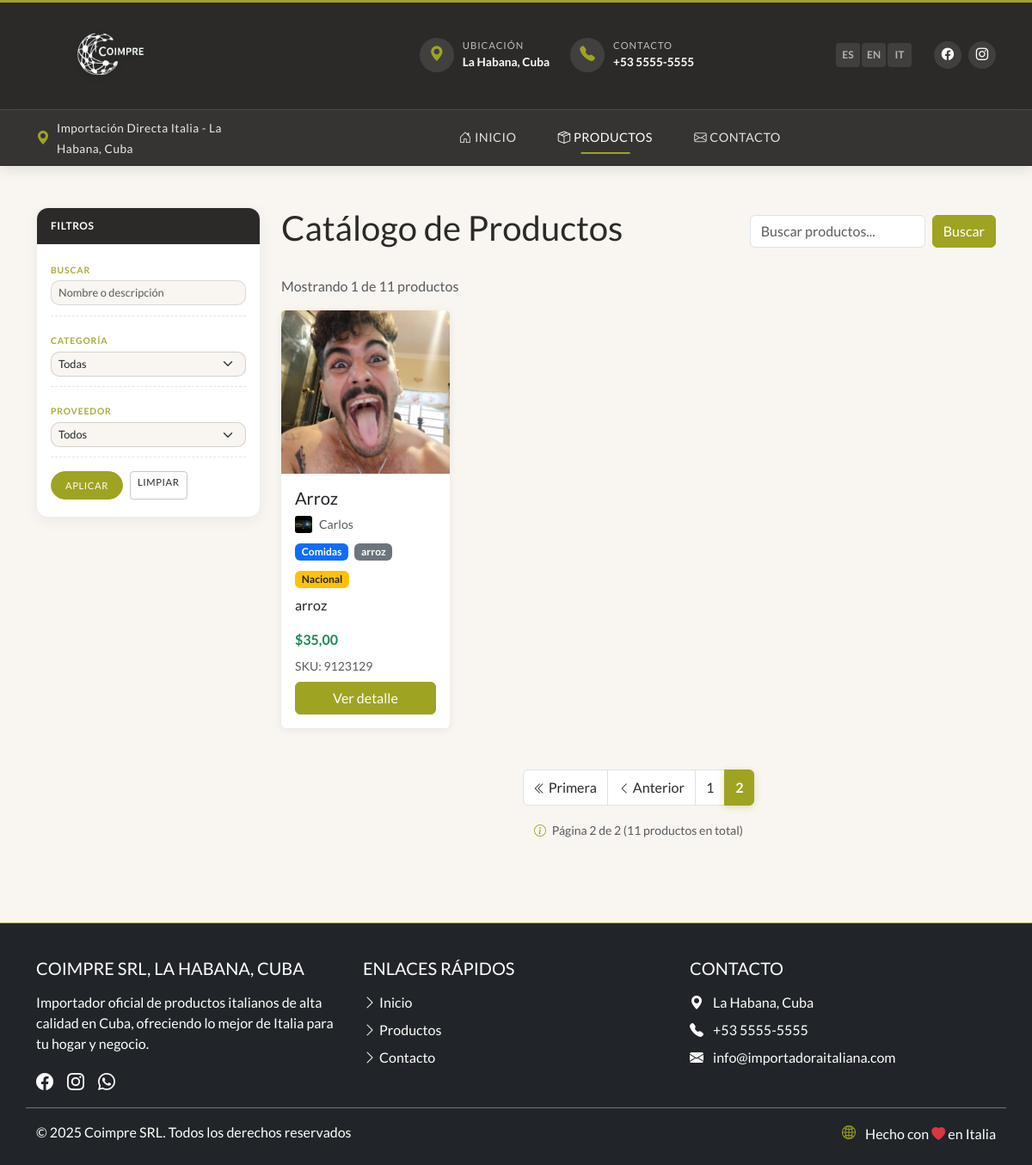
Page /productos/?page=2 on the committed database.
### productos/models.py (models this page shows, shortened)
class Product(models.Model):
    name = models.CharField(max_length=250, verbose_name="Nombre")
    slug = models.SlugField(unique=True, blank=True)
    sku = models.CharField(max_length=50, verbose_name="Código SKU", blank=True)
    proveedor = models.ForeignKey(Proveedor, on_delete=models.SET_NULL, null=True, blank=True, verbose_name="Proveedor")
    category = models.ForeignKey(Category, on_delete=models.SET_NULL, null=True, verbose_name="Categoría")
    subcategory = models.ForeignKey(Subcategory, on_delete=models.SET_NULL, null=True, blank=True, verbose_name="Subcategoría")
    short_description = models.CharField(max_length=500, blank=True, verbose_name="Descripción Corta")
    description = models.TextField(blank=True, verbose_name="Descripción")
    price = models.DecimalField(max_digits=10, decimal_places=2, null=True, blank=True, verbose_name="Precio")
    image = models.ImageField(upload_to='products/', blank=True, null=True, verbose_name="Imagen")
    video = models.FileField(upload_to='videos/', blank=True, null=True, verbose_name="Video del Producto")
    ficha_tecnica = models.FileField(upload_to='fichas_tecnicas/', blank=True, null=True, verbose_name="Ficha Técnica (PDF)")
    origen = models.CharField(max_length=100, blank=True, verbose_name="País de Origen")
    peso = models.DecimalField(max_digits=10, decimal_places=2, null=True, blank=True, verbose_name="Peso (kg)")
    estatus = models.ForeignKey(Estatus, on_delete=models.SET_NULL, null=True, blank=True, verbose_name="Estatus de Procedencia")
    is_active = models.BooleanField(default=True, verbose_name="Activo")
    en_oferta = models.BooleanField(default=False, verbose_name="En Oferta")
    destacado = models.BooleanField(default=False, verbose_name="Producto Destacado")
    created_at = models.DateTimeField(auto_now_add=True, verbose_name="Fecha de Creación")
    updated_at = models.DateTimeField(auto_now=True, verbose_name="Fecha de Actualización")
    def get_status_badges(self):
        badges = []
        if self.en_oferta:
            badges.append({'text': 'EN OFERTA', 'class': 'bg-danger'})
        if self.destacado:
            badges.append({'text': 'DESTACADO', 'class': 'bg-warning text-dark'})
        if not self.is_active:
            badges.append({'text': 'INACTIVO', 'class': 'bg-secondary'})
        return badges
    class Meta:
        verbose_name = "Producto"
        verbose_name_plural = "Productos"
        ordering = ['-destacado', '-en_oferta', '-created_at']  # Destacados y ofertas primero

class Proveedor(models.Model):
    name = models.CharField(max_length=120, verbose_name="Nombre")
    slug = models.SlugField(unique=True, blank=True)
    logo = models.ImageField(upload_to='proveedores/', blank=True, null=True, verbose_name="Logo")
    id_unico = models.CharField(max_length=50, unique=True, verbose_name="ID Único", help_text="Identificador único del proveedor", default="temp_id")
    catalogo = models.FileField(upload_to='catalogos/', blank=True, null=True, verbose_name="Catálogo (PDF)")
    def count_productos(self):
        """Cuenta los productos activos del proveedor"""
        return self.productos_asociados.count()
    count_productos.short_description = "Productos Activos"
    class Meta:
        verbose_name = "Proveedor"
        verbose_name_plural = "Proveedores"

class Category(models.Model):
    name = models.CharField(max_length=120, verbose_name="Nombre")
    slug = models.SlugField(unique=True, blank=True)
    def count_subcategorias(self):
        """Cuenta las subcategorías de la categoría"""
        return self.subcategorias_asociadas.count()
    count_subcategorias.short_description = "Subcategorías"
    class Meta:
        verbose_name = "Categoría"
        verbose_name_plural = "Categorías"

class Subcategory(models.Model):
    name = models.CharField(max_length=120, verbose_name="Nombre")
    slug = models.SlugField(unique=True, blank=True)
    category = models.ForeignKey(Category, on_delete=models.CASCADE, related_name="subcategories", verbose_name="Categoría")
    def count_productos(self):
        """Cuenta los productos activos de la subcategoría"""
        return self.productos_asociados.count()
    count_productos.short_description = "Productos Activos"
    class Meta:
        verbose_name = "Subcategoría"
        verbose_name_plural = "Subcategorías"

class Estatus(models.Model):
    name = models.CharField(max_length=120, verbose_name="Nombre")
    slug = models.SlugField(unique=True, blank=True)
    description = models.TextField(blank=True, verbose_name="Descripción")
    def count_productos(self):
        """Cuenta los productos activos del estatus"""
        return self.productos_asociados.count()
    count_productos.short_description = "Productos Activos"
    class Meta:
        verbose_name = "Estatus de Procedencia"
        verbose_name_plural = "Estatus de Procedencia"

### productos/views.py (the view, shortened to what this page needs)
# urls.py: path('', views.ProductListView.as_view(), name='product_list'),
class ProductListView(ListView):
    model = Product
    template_name = 'productos/product_list.html'
    paginate_by = 10
    def get_queryset(self):
        queryset = Product.objects.filter(is_active=True).select_related('proveedor', 'category', 'subcategory', 'estatus')
        category_slug = self.request.GET.get('category')
        if category_slug:
            queryset = queryset.filter(category__slug=category_slug)
        subcategory_slug = self.request.GET.get('subcategory')
        if subcategory_slug:
            queryset = queryset.filter(subcategory__slug=subcategory_slug)
        proveedor_slug = self.request.GET.get('proveedor')
        if proveedor_slug:
            queryset = queryset.filter(proveedor__slug=proveedor_slug)
        estatus_slug = self.request.GET.get('estatus')
        if estatus_slug:
            queryset = queryset.filter(estatus__slug=estatus_slug)
        destacado = self.request.GET.get('destacado')
        if destacado == 'true':
            queryset = queryset.filter(destacado=True)
        en_oferta = self.request.GET.get('en_oferta')
        if en_oferta == 'true':
            queryset = queryset.filter(en_oferta=True)
        search_term = self.request.GET.get('q')
        return queryset
    def get_context_data(self, **kwargs):
        context = super().get_context_data(**kwargs)
        context['categories'] = Category.objects.all()
        context['proveedores'] = Proveedor.objects.all()
        context['estatus_list'] = Estatus.objects.all()
        category_slug = self.request.GET.get('category')
        if category_slug:
            context['selected_category'] = Category.objects.filter(slug=category_slug).first()
            context['subcategories'] = Subcategory.objects.filter(category__slug=category_slug)
        return context

### productos/templates/productos/product_list.html (shortened to what this page needs)
{% extends "coimpres_cuba/base.html" %}
{% load static %}
{% block content %}
<div class="container py-5">
  <div class="row">
    <aside class="col-lg-3">
      {% include 'productos/partials/filters.html' %}
    </aside>
    <div class="col-lg-9">
      <div class="d-flex justify-content-between align-items-center mb-4">
        <h1>Catálogo de Productos</h1>
        <form action="." method="get" class="d-flex">
            <input type="text" name="q" class="form-control me-2" placeholder="Buscar productos..." value="{{ request.GET.q|default:'' }}">
            <button type="submit" class="btn btn-primary">Buscar</button>
        </form>
      </div>
      <div class="d-flex justify-content-between align-items-center mb-3">
          <p class="mb-0 text-muted">
              {% if object_list %}
                  Mostrando {{ object_list|length }} de {{ paginator.count }} productos
              {% else %}
                  No se encontraron productos
              {% endif %}
          </p>
      </div>
      <div class="row g-2 g-md-3 row-cols-2 row-cols-md-3 row-cols-xl-4">
        {% if object_list %}
          {% for product in object_list %}
          <div class="col product-card-col">
            <div class="card h-100 position-relative product-card-item">
              {% if product.image %}
                <img src="{{ product.image.url }}" class="card-img-top" alt="{{ product.name }}" style="height:190px;object-fit:cover;">
              {% else %}
                <div class="card-img-top bg-light d-flex align-items-center justify-content-center" style="height:190px;">
                  <i class="bi bi-image text-muted" style="font-size:3rem;"></i>
                </div>
              {% endif %}
              <div class="card-body d-flex flex-column">
                <h5 class="card-title">{{ product.name }}</h5>
                {% if product.proveedor %}
                <div class="d-flex align-items-center mb-2">
                  {% if product.proveedor.logo %}
                  <img src="{{ product.proveedor.logo.url }}" alt="{{ product.proveedor.name }}" width="20" height="20" class="me-2" style="border-radius:3px;">
                  {% endif %}
                  <small class="text-muted">{{ product.proveedor.name }}</small>
                </div>
                {% endif %}
                <div class="mb-2">
                  {% if product.category %}<span class="badge bg-primary me-1">{{ product.category.name }}</span>{% endif %}
                  {% if product.subcategory %}<span class="badge bg-secondary">{{ product.subcategory.name }}</span>{% endif %}
                </div>
                {% if product.estatus %}
                <div class="mb-2">
                  <span class="badge bg-warning text-dark">{{ product.estatus.name }}</span>
                </div>
                {% endif %}
                <p class="card-text flex-grow-1">{{ product.short_description|truncatechars:100 }}</p>
                <div class="mt-auto">
                  {% if product.price %}<p class="card-text fw-bold text-success mb-2">${{ product.price }}</p>{% endif %}
                  {% if product.sku %}<small class="text-muted d-block mb-2">SKU: {{ product.sku }}</small>{% endif %}
                  <a href="{% url 'productos:product_detail' product.slug %}" class="btn btn-primary w-100">Ver detalle</a>
                </div>
              </div>
            </div>
          </div>
          {% endfor %}
        {% else %}
          <div class="col-12">
            <div class="alert alert-info">No hay productos disponibles en este momento.</div>
          </div>
        {% endif %}
      </div>
      {% if is_paginated %}
      <nav aria-label="Navegación de páginas" class="mt-5">
          <ul class="pagination justify-content-center">
              {% if page_obj.has_previous %}
                  <li class="page-item">
                      <a class="page-link" href="?page=1" title="Primera página">
                          <i class="bi bi-chevron-double-left"></i> <span>Primera</span>
                      </a>
                  </li>
                  <li class="page-item">
                      <a class="page-link" href="?page={{ page_obj.previous_page_number }}" title="Página anterior">
                          <i class="bi bi-chevron-left"></i> <span>Anterior</span>
                      </a>
                  </li>
              {% endif %}
              {% for num in page_obj.paginator.page_range %}
                  {% if page_obj.number == num %}
                      <li class="page-item active">
                          <span class="page-link">
                              {{ num }} <span class="visually-hidden">(página actual)</span>
                          </span>
                      </li>
                  {% elif num > page_obj.number|add:'-3' and num < page_obj.number|add:'3' %}
                      <li class="page-item">
                          <a class="page-link" href="?page={{ num }}">{{ num }}</a>
                      </li>
                  {% endif %}
              {% endfor %}
          </ul>
          <div class="text-center mt-3">
              <small class="text-muted">
                  <i class="bi bi-info-circle me-1" style="color: var(--color-accent);"></i>
                  Página {{ page_obj.number }} de {{ page_obj.paginator.num_pages }}
                  ({{ paginator.count }} productos en total)
              </small>
          </div>
      </nav>
      {% endif %}
    </div>
  </div>
</div>
{% endblock %}

### coimpres_cuba/static/css/styles.css (style rules this page uses)
:root { --color-primary: #2C2A28; --color-accent: #9fa322; --color-background: #F9F6F1; --color-white: #FFFFFF; --italian-green: #9fa322; --italian-white: #F9F6F1; --italian-red: #2C2A28; }
body { font-family: 'Lato', sans-serif; color: var(--color-primary); background-color: var(--color-background); }
.card { transition: transform 0.3s, box-shadow 0.3s; border: none; box-shadow: 0 2px 10px rgba(44, 42, 40, 0.08); background-color: var(--color-white); }
.card-img-top { height: 200px; object-fit: cover; }
.product-card-item .card-body { display: flex; flex-direction: column; }
.product-card-item .card-body .mt-auto { margin-top: auto; }
.product-card-item .card-img-top { aspect-ratio: 4/3; object-fit: cover; }
.btn-primary { background-color: var(--color-accent); border-color: var(--color-accent); color: var(--color-white); }
a { color: var(--color-accent); text-decoration: none; transition: color 0.3s ease; }
.pagination { --bs-pagination-padding-x: 0.75rem; --bs-pagination-padding-y: 0.5rem; --bs-pagination-font-size: 1rem; --bs-pagination-color: var(--color-primary); --bs-pagination-bg: var(--color-white); --bs-pagination-border-width: 1px; --bs-pagination-border-color: #dee2e6; --bs-pagination-border-radius: 0.375rem; --bs-pagination-hover-color: var(--color-white); --bs-pagination-hover-bg: var(--color-accent); --bs-pagination-hover-border-color: var(--color-accent); --bs-pagination-focus-color: var(--color-accent); --bs-pagination-focus-bg: #e9ecef; --bs-pagination-focus-box-shadow: 0 0 0 0.25rem rgba(159, 163, 34, 0.25); --bs-pagination-active-color: var(--color-white); --bs-pagination-active-bg: var(--color-accent); --bs-pagination-active-border-color: var(--color-accent); --bs-pagination-disabled-color: #6c757d; --bs-pagination-disabled-bg: var(--color-white); --bs-pagination-disabled-border-color: #dee2e6; }
.page-link { color: var(--color-primary); background-color: var(--color-white); border: 1px solid #dee2e6; transition: all 0.3s ease; font-weight: 500; }
.page-item.active .page-link { color: var(--color-white); background-color: var(--color-accent); border-color: var(--color-accent); font-weight: 600; box-shadow: 0 2px 8px rgba(159, 163, 34, 0.3); }
.pagination .bi { font-size: 0.875rem; }

### rows in the picture
Product: image (picture), name "Arroz", proveedor.logo (picture), proveedor.name "Carlos", category.name "Comidas", subcategory.name "arroz", estatus.name "Nacional", short_description "arroz", price "35,00", sku "9123129"

### other values in the picture
{{ i18n.home|default:"Inicio" }} "INICIO"
{{ i18n.products|default:"Productos" }} "PRODUCTOS"
{{ i18n.contact|default:"Contacto" }} "CONTACTO"
{{ object_list|length }} "1"
{{ paginator.count }} "11"
{{ num }} "1"
{{ num }} "2"
{{ page_obj.number }} "2"
{{ page_obj.paginator.num_pages }} "2"
{{ i18n.quick_links|default:"Enlaces Rápidos" }} "ENLACES RÁPIDOS"
{{ i18n.home|default:"Inicio" }} "Inicio"
{{ i18n.products|default:"Productos" }} "Productos"
{{ i18n.contact|default:"Contacto" }} "Contacto"
{{ i18n.address|default:"La Habana, Cuba" }} "La Habana, Cuba"
{{ i18n.rights|default:"Todos los derechos reservados" }} "Todos los derechos reservados"
